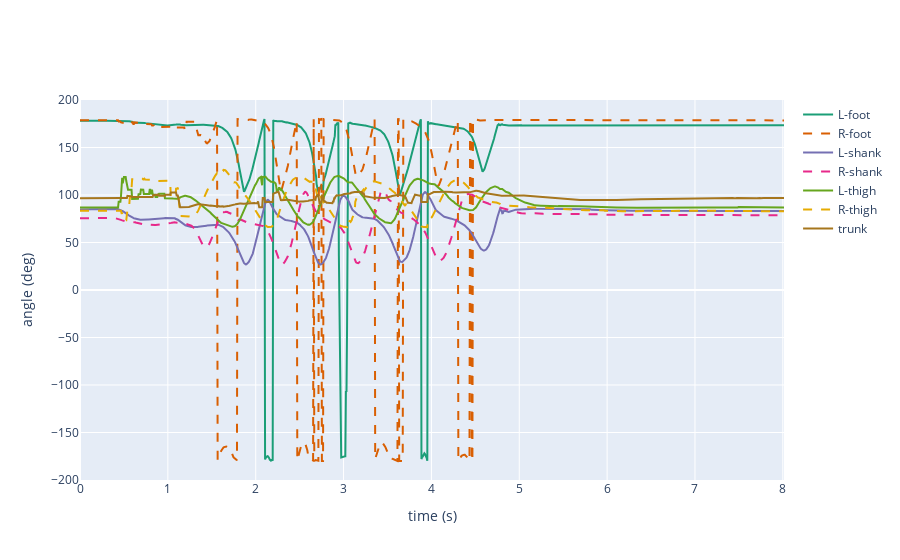

Source (notebook cell):
### Code cell
df_imputed = knn_impute(df)
plot(data_type='jnt', steps = 'N', hip = 'N', df = df_imputed)

### Figure 1 — Plotly figure (JSON) as saved in the notebook; plotly's stock layout.template omitted (floating-point values rounded to 4 significant figures; data arrays with more than 128 entries replaced by an {"elided": "..."} marker saying what was removed)
{"data": [{"hoverinfo": "x", "line": {"color": "#1b9e77", "width": 2}, "mode": "lines", "name": "L-foot", "text": {"elided": "1203 str values"}, "type": "scatter", "x": {"elided": "1203 float values"}, "y": {"elided": "1203 float values"}}, {"hoverinfo": "x", "line": {"color": "#d95f02", "dash": "dash", "width": 2}, "mode": "lines", "name": "R-foot", "type": "scatter", "x": {"elided": "1203 float values"}, "y": {"elided": "1203 float values"}}, {"hoverinfo": "x", "line": {"color": "#7570b3", "width": 2}, "mode": "lines", "name": "L-shank", "text": {"elided": "1203 str values"}, "type": "scatter", "x": {"elided": "1203 float values"}, "y": {"elided": "1203 float values"}}, {"hoverinfo": "x", "line": {"color": "#e7298a", "dash": "dash", "width": 2}, "mode": "lines", "name": "R-shank", "type": "scatter", "x": {"elided": "1203 float values"}, "y": {"elided": "1203 float values"}}, {"hoverinfo": "x", "line": {"color": "#66a61e", "width": 2}, "mode": "lines", "name": "L-thigh", "text": {"elided": "1203 str values"}, "type": "scatter", "x": {"elided": "1203 float values"}, "y": {"elided": "1203 float values"}}, {"hoverinfo": "x", "line": {"color": "#e6ab02", "dash": "dash", "width": 2}, "mode": "lines", "name": "R-thigh", "type": "scatter", "x": {"elided": "1203 float values"}, "y": {"elided": "1203 float values"}}, {"hoverinfo": "x", "line": {"color": "#a6761d", "width": 2}, "mode": "lines", "name": "trunk", "text": {"elided": "1203 str values"}, "type": "scatter", "x": {"elided": "1203 str values"}, "y": {"elided": "1203 float values"}}], "layout": {"xaxis": {"title": {"text": "time (s)"}}, "yaxis": {"title": {"text": "angle (deg)"}}}}
